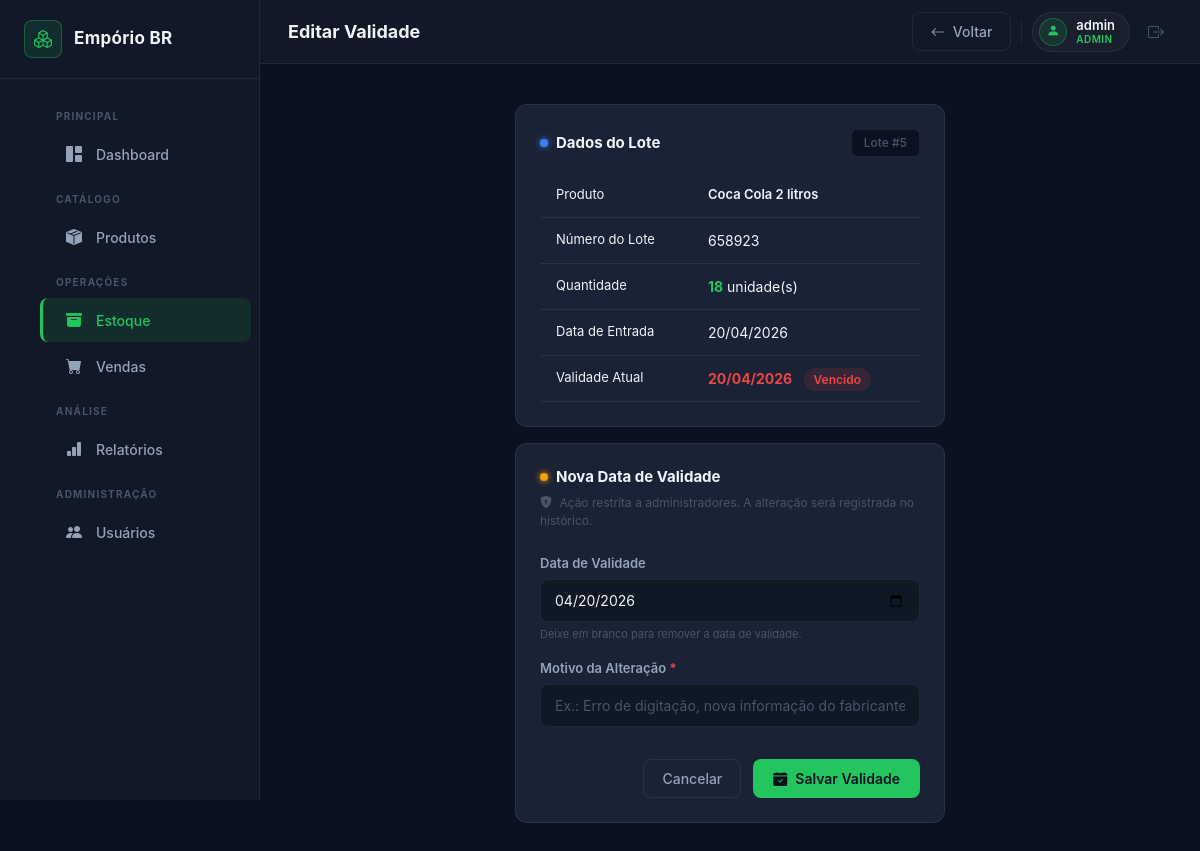
The app's page /estoque/lote/5/validade (signed in), older data.
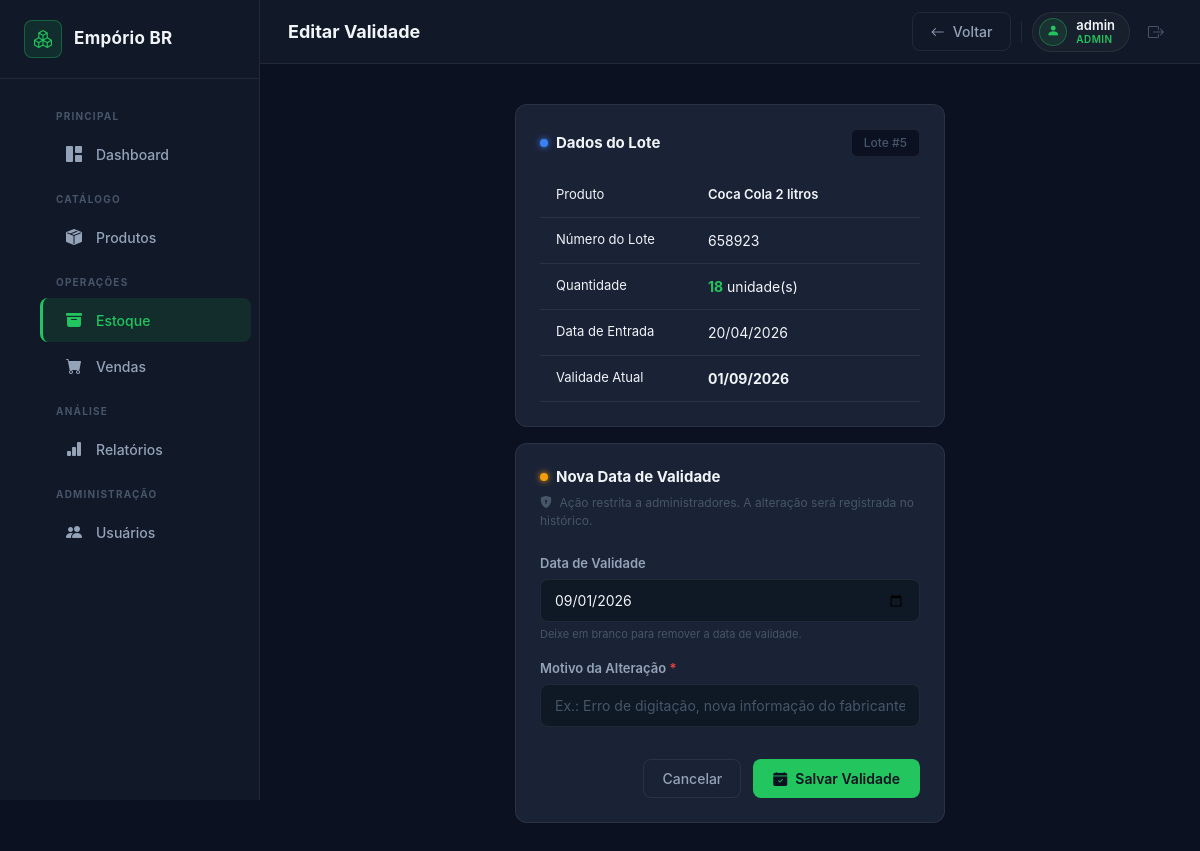
The same page, newer data.
### app/models/models.py (models this page shows, shortened)
class Lote(db.Model):
    __tablename__ = 'lotes'
    id = db.Column(db.Integer, primary_key=True)
    produto_id = db.Column(db.Integer, db.ForeignKey('produtos.id'), nullable=False)
    numero_lote = db.Column(db.String(60))
    quantidade = db.Column(db.Integer, nullable=False, default=0)
    data_validade = db.Column(db.Date)
    data_entrada = db.Column(db.DateTime, default=lambda: datetime.now(timezone.utc))
    itens_venda = db.relationship('ItemVenda', backref='lote', lazy='dynamic')
    movimentacoes = db.relationship('Movimentacao', backref='lote', lazy='dynamic')
    @property
    def vencido(self):
        if self.data_validade is None:
            return False
        return self.data_validade < date.today()

### app/routes/estoque.py (the view, shortened to what this page needs)
@estoque_bp.route('/estoque/lote/<int:lote_id>/validade', methods=['GET', 'POST'])
@login_required
@requer_admin
def editar_validade(lote_id):
    lote = Lote.query.get_or_404(lote_id)
    produto = lote.produto
    return render_template('estoque/editar_validade.html', lote=lote, produto=produto)

### app/models/models.py (called while the page is built)
@login_manager.user_loader
def load_user(user_id):
    return Usuario.query.get(int(user_id))

    @property
    def is_admin(self):
        return self.perfil == 'admin'

### app/utils.py (called while the page is built)
def requer_admin(f):
    @wraps(f)
    def decorated(*args, **kwargs):
        if not current_user.is_authenticated or not current_user.is_admin:
            abort(403)
        return f(*args, **kwargs)
    return decorated

### app/templates/estoque/editar_validade.html (shortened to what this page needs)
{% extends 'base.html' %}
{% block page_title %}Editar Validade{% endblock %}
{% block topbar_actions %}
  <a href="{{ url_for('estoque.ajuste') }}" class="btn-outline">
    <i class="bi bi-arrow-left"></i> Voltar
  </a>
{% endblock %}
{% block content %}
<div class="row justify-content-center">
  <div class="col-lg-6">
    <div class="card-dark mb-3">
      <div class="section-header mb-3">
        <div class="section-title-group">
          <span class="section-dot dot-blue"></span>
          <h5 class="section-title">Dados do Lote</h5>
        </div>
        <span class="badge-gray">Lote #{{ lote.id }}</span>
      </div>
      <table class="table-dark-custom">
        <tbody>
          <tr>
            <td class="text-muted-col" style="width:40%">Produto</td>
            <td><span class="product-name">{{ produto.nome }}</span></td>
          </tr>
          {% if lote.numero_lote %}
          <tr>
            <td class="text-muted-col">Número do Lote</td>
            <td>{{ lote.numero_lote }}</td>
          </tr>
          {% endif %}
          <tr>
            <td class="text-muted-col">Quantidade</td>
            <td><strong class="value-ok">{{ lote.quantidade }}</strong> unidade(s)</td>
          </tr>
          <tr>
            <td class="text-muted-col">Data de Entrada</td>
            <td>{{ lote.data_entrada.strftime('%d/%m/%Y') if lote.data_entrada else '—' }}</td>
          </tr>
          <tr>
            <td class="text-muted-col">Validade Atual</td>
            <td>
              {% if lote.data_validade %}
                <strong class="{{ 'value-danger' if lote.vencido else '' }}">
                  {{ lote.data_validade.strftime('%d/%m/%Y') }}
                </strong>
                {% if lote.vencido %}<span class="badge-red ms-2">Vencido</span>{% endif %}
              {% else %}
                <span class="text-muted-sm">Sem validade</span>
              {% endif %}
            </td>
          </tr>
        </tbody>
      </table>
    </div>
    <div class="card-dark">
      <div class="section-header mb-2">
        <div class="section-title-group">
          <span class="section-dot dot-yellow"></span>
          <h5 class="section-title">Nova Data de Validade</h5>
        </div>
      </div>
      <p class="form-hint mb-4">
        <i class="bi bi-shield-lock-fill me-1"></i>
        Ação restrita a administradores. A alteração será registrada no histórico.
      </p>
      <form method="POST" class="form-dark">
        <div class="mb-3">
          <label for="data_validade">Data de Validade</label>
          <input type="date" id="data_validade" name="data_validade"
                 value="{{ lote.data_validade.strftime('%Y-%m-%d') if lote.data_validade else '' }}">
          <p class="field-hint">Deixe em branco para remover a data de validade.</p>
        </div>
        <div class="mb-4">
          <label for="motivo">Motivo da Alteração <span class="required-star">*</span></label>
          <input type="text" id="motivo" name="motivo"
                 placeholder="Ex.: Erro de digitação, nova informação do fabricante..."
                 required>
        </div>
        <div class="form-actions">
          <a href="{{ url_for('estoque.ajuste') }}" class="btn-outline">Cancelar</a>
          <button type="submit" class="btn-accent">
            <i class="bi bi-calendar-check-fill"></i> Salvar Validade
          </button>
        </div>
      </form>
    </div>
  </div>
</div>
{% endblock %}

Row changes from the older to the newer data that the page shows:
changed Lote id 5: data_validade "20/04/2026" → "01/09/2026"; data_validade "04/20/2026" → "09/01/2026"
Text that changed along with them:
text no longer shown: "Vencido"
